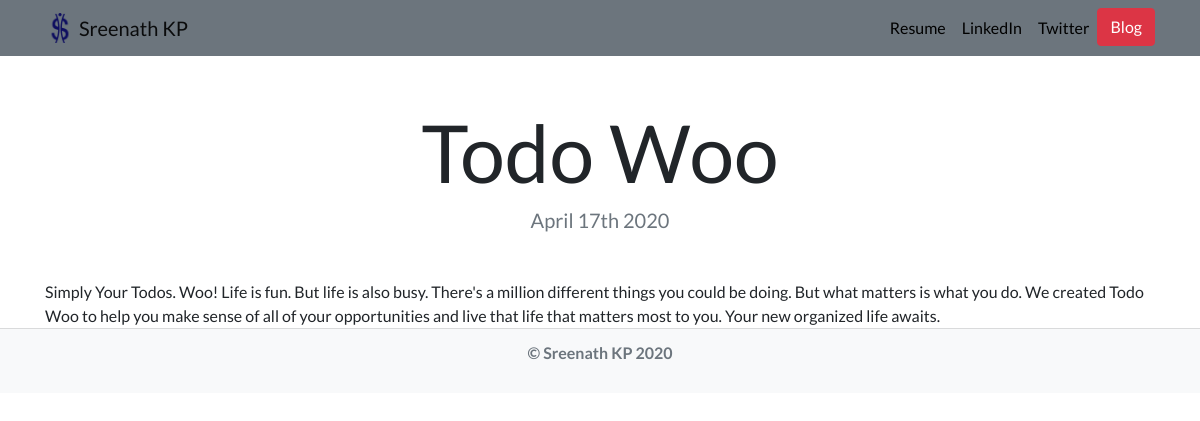
The app's page /blog/4/ with its own data.
### blog/models.py (models this page shows)
class Blog(models.Model):
    title = models.CharField(max_length=200)
    description = models.TextField()
    date = models.DateField()

### blog/views.py (the view)
# urls.py: path('<int:blog_id>/', views.detail, name='detail'),
def detail(request, blog_id):
    blog = get_object_or_404(Blog, pk=blog_id)
    return render(request, 'blog/detail.html',{'blog':blog})

### blog/templates/blog/detail.html
{% extends "portfolio/base.html" %}
{% load static %}
{% block content %}
<h1 class="text-center mt-5" id="blogdetailtitle">{{ blog.title }}</h1>
<h5 class="text-center text-muted mb-5">{{ blog.date|date:'F jS Y' }}</h5>
{{ blog.description|safe }}
{% endblock %}

### portfolio/static/portfolio/custom.css (style rules this page uses)
body { font-family: 'Lato', sans-serif; }
@media (min-width: 992px) { #blogdetailtitle { font-size: 5rem; } }

### records on screen
Blog: title "Todo Woo", date "April 17th 2020", description "Simply Your Todos. Woo! Life is fun. But life is also busy. There's a million different things you could be doing. But what matters is what you do. We created Todo Woo to help you make sense of all of your opportunities and live that life that matters most to you. Your new organized life awaits."
